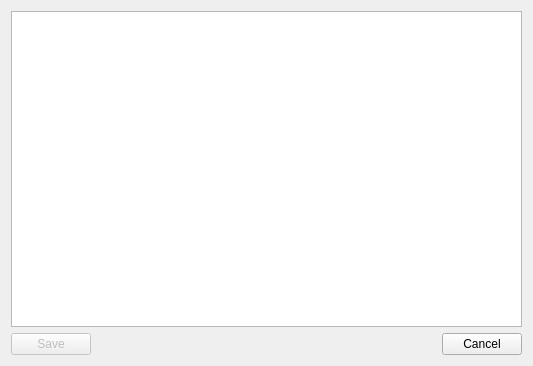
<?xml version="1.0" encoding="UTF-8"?>
<ui version="4.0">
 <class>TextEditor</class>
 <widget class="QDialog" name="TextEditor">
  <property name="geometry">
   <rect>
    <x>0</x>
    <y>0</y>
    <width>533</width>
    <height>366</height>
   </rect>
  </property>
  <property name="windowTitle">
   <string>Text Editor</string>
  </property>
  <property name="windowIcon">
   <iconset resource="Images.qrc">
    <normaloff>:/Icons/Images/yumrepomanager.png</normaloff>:/Icons/Images/yumrepomanager.png</iconset>
  </property>
  <layout class="QGridLayout" name="gridLayout">
   <item row="0" column="0">
    <layout class="QVBoxLayout" name="verticalLayout">
     <item>
      <widget class="QPlainTextEdit" name="plainTextEditFileData"/>
     </item>
     <item>
      <layout class="QHBoxLayout" name="horizontalLayout">
       <item>
        <widget class="QPushButton" name="pushButtonSave">
         <property name="enabled">
          <bool>false</bool>
         </property>
         <property name="text">
          <string>Save</string>
         </property>
         <property name="icon">
          <iconset resource="Images.qrc">
           <normaloff>:/Icons/Images/Save.png</normaloff>:/Icons/Images/Save.png</iconset>
         </property>
        </widget>
       </item>
       <item>
        <widget class="QDialogButtonBox" name="buttonBox">
         <property name="enabled">
          <bool>true</bool>
         </property>
         <property name="standardButtons">
          <set>QDialogButtonBox::Cancel</set>
         </property>
        </widget>
       </item>
      </layout>
     </item>
    </layout>
   </item>
  </layout>
 </widget>
 <tabstops>
  <tabstop>plainTextEditFileData</tabstop>
  <tabstop>pushButtonSave</tabstop>
  <tabstop>buttonBox</tabstop>
 </tabstops>
 <resources>
  <include location="Images.qrc"/>
 </resources>
 <connections/>
</ui>
